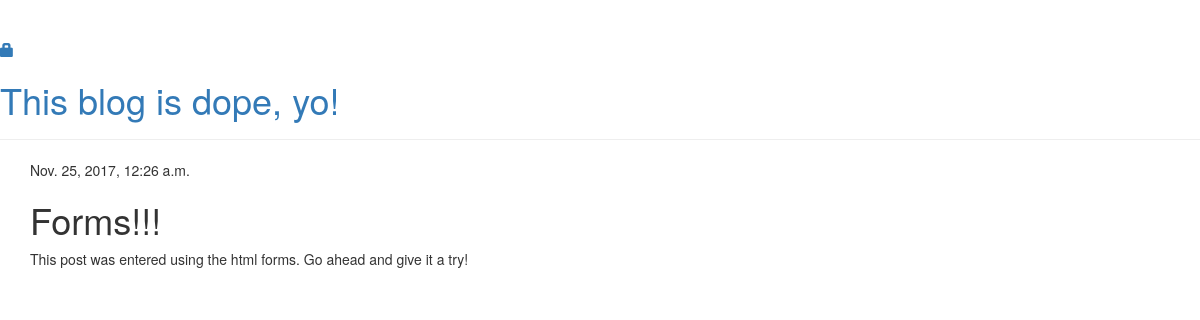
The page /post/8/ on the database its author committed.
### blog/models.py (models this page shows, shortened)
class Post(models.Model):
    author = models.ForeignKey('auth.User')
    title = models.CharField(max_length=200)
    text = models.TextField()
    created_date = models.DateTimeField(
            default=timezone.now)
    published_date = models.DateTimeField(
            blank=True, null=True)

### blog/views.py (the view)
# urls.py: url(r'^post/(?P<pk>\d+)/$', views.post_detail, name='post_detail'),
def post_detail(request, pk):
    post = get_object_or_404(Post, pk=pk)
    return render(request, 'blog/post_detail.html', {'post': post})

### blog/templates/blog/post_detail.html
<!DOCTYPE html>
{% extends 'blog/base.html' %}
{% block content %}
    <div class="post">
        {% if post.published_date %}
            <div class="date">
                {{ post.published_date }}
            </div>
        {% endif %}
        <h1>{{ post.title }}</h1>
        <p>{{ post.text|linebreaksbr }}</p>
    </div>
{% endblock %}

### rows shown on the page
Post: published_date "Nov. 25, 2017, 12:26 a.m.", title "Forms!!!", text "This post was entered using the html forms. Go ahead and give it a try!"
